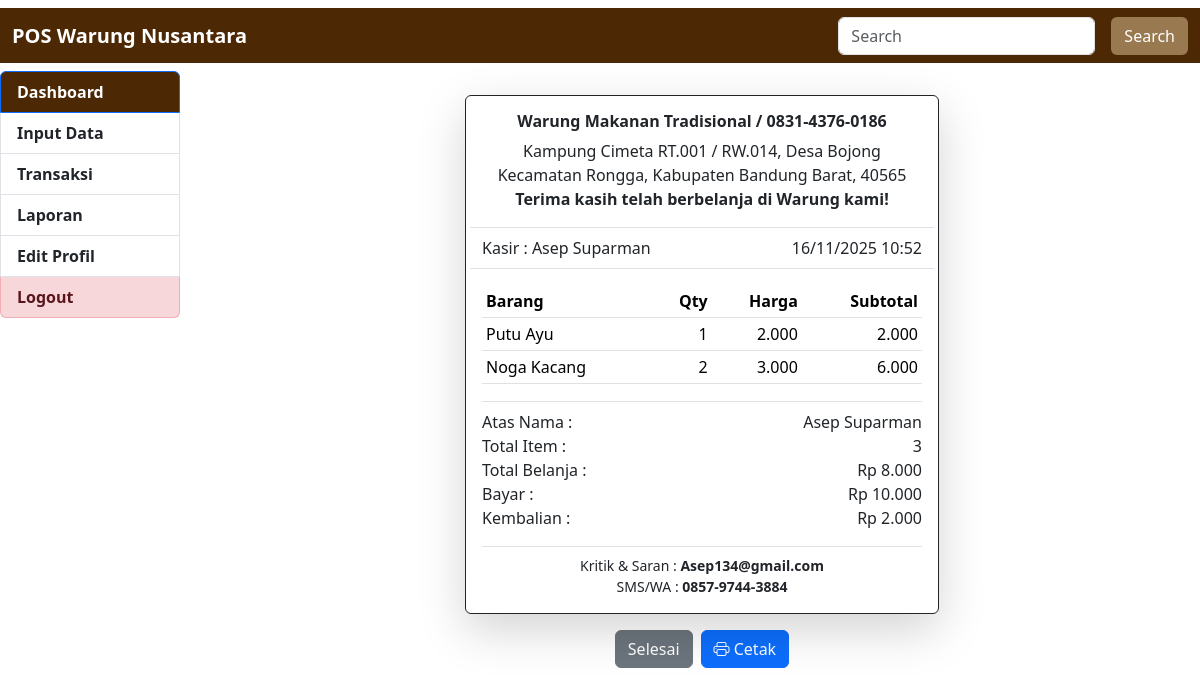
Screenshot of /beranda.php?page=struk_laporan&id=145 (signed in) with the database file from the repository.
### tables this page shows
CREATE TABLE `transaksi` (
  `id_transaksi` int NOT NULL,
  `tanggal` datetime NOT NULL,
  `total_harga` int NOT NULL,
  `bayar` decimal(10,0) NOT NULL,
  `atas_nama` varchar(100) NOT NULL,
  `id_admin` int DEFAULT NULL
);

CREATE TABLE `transaksi_detail` (
  `id_transaksi_detail` int NOT NULL,
  `id_transaksi` int NOT NULL,
  `id_barang` int NOT NULL,
  `jumlah_beli` int NOT NULL,
  `jumlah_total` int NOT NULL
);

CREATE TABLE `barang` (
  `id_barang` int NOT NULL,
  `nama_barang` varchar(255) NOT NULL,
  `kode_barang` varchar(255) NOT NULL,
  `harga_barang` decimal(10,0) NOT NULL,
  `file_gambar` varchar(100) NOT NULL,
  `stok` int NOT NULL,
  `is_delete` tinyint(1) NOT NULL
);

### struk_laporan.php (the view, shortened to what this page needs)
<?php
include 'query/boot.php';
include "query/koneksi.php";
$id_admin = $_SESSION['id_admin'] ?? 0;
$kasir = 'Kasir Tidak Dikenal';
if ($id_admin > 0) {
  $q_admin = mysqli_query($konek, "SELECT nama FROM admin WHERE id_admin='$id_admin'");
  if ($row_admin = mysqli_fetch_assoc($q_admin)) {
    $kasir = $row_admin['nama'];
  }
}
$id_transaksi = $_GET['id'] ?? 0;
$q_transaksi = mysqli_query($konek, "SELECT * FROM transaksi WHERE id_transaksi='$id_transaksi'");
$transaksi   = mysqli_fetch_assoc($q_transaksi);
$q_detail = mysqli_query($konek, "
    SELECT td.*, b.nama_barang, b.harga_barang
    FROM transaksi_detail td
    JOIN barang b ON td.id_barang = b.id_barang
    WHERE td.id_transaksi='{$transaksi['id_transaksi']}'
");
?>
<div id="print" class="container col-md-6 mt-4">
  <div class="card border-dark shadow-lg">
    <div class="card-body">
      <div class="text-center">
        <h6 class="fw-bold">Warung Makanan Tradisional / 0831-4376-0186</h6>
        <p class="mb-0">Kampung Cimeta RT.001 / RW.014, Desa Bojong</p>
        <p class="mb-0">Kecamatan Rongga, Kabupaten Bandung Barat, 40565</p>
        <p class="fw-bold">Terima kasih telah berbelanja di Warung kami!</p>
      </div>
      <div class="row border-top border-bottom py-2">
        <div class="col-6">Kasir : <?= htmlspecialchars($kasir) ?></div>
        <div class="col-6 text-end">
          <?= date('d/m/Y H:i', strtotime($transaksi['tanggal'])) ?>
        </div>
      </div>
      <div class="my-3" style="min-height:100px;">
        <table class="table table-sm">
          <thead>
            <tr>
              <th>Barang</th>
              <th class="text-end">Qty</th>
              <th class="text-end">Harga</th>
              <th class="text-end">Subtotal</th>
            </tr>
          </thead>
          <tbody>
            <?php
            $total_item = 0;
            while ($row = mysqli_fetch_assoc($q_detail)):
              $total_item += $row['jumlah_beli'];
            ?>
              <tr>
                <td><?= htmlspecialchars($row['nama_barang']) ?></td>
                <td class="text-end"><?= $row['jumlah_beli'] ?></td>
                <td class="text-end"><?= number_format($row['harga_barang'], 0, ',', '.') ?></td>
                <td class="text-end"><?= number_format($row['jumlah_total'], 0, ',', '.') ?></td>
              </tr>
            <?php endwhile; ?>
          </tbody>
        </table>
      </div>
      <div class="border-top pt-2">
        <div class="d-flex justify-content-between">
          <span>Atas Nama :</span>
          <span><?= htmlspecialchars($transaksi['atas_nama'] ?? '-') ?></span>
        </div>
        <div class="d-flex justify-content-between">
          <span>Total Item :</span> <span><?= $total_item ?></span>
        </div>
        <div class="d-flex justify-content-between">
          <span>Total Belanja :</span> <span>Rp <?= number_format($transaksi['total_harga'], 0, ',', '.') ?></span>
        </div>
        <div class="d-flex justify-content-between">
          <span>Bayar :</span> <span>Rp <?= number_format($transaksi['bayar'], 0, ',', '.') ?></span>
        </div>
        <div class="d-flex justify-content-between">
          <span>Kembalian :</span> <span>Rp <?= number_format($transaksi['bayar'] - $transaksi['total_harga'], 0, ',', '.') ?></span>
        </div>
      </div>
      <div class="border-top mt-3 text-center pt-2 small">
        <p class="mb-0">Kritik & Saran : <b>Asep134@gmail.com</b></p>
        <p class="mb-0">SMS/WA : <b>0857-9744-3884</b></p>
      </div>
    </div>
  </div>
</div>
<div class="mt-3 d-flex justify-content-center gap-2">
  <a href="?page=laporan" class="btn btn-secondary">Selesai</a>
  <button class="btn btn-primary" onclick="window.print()">
    <i class="bi bi-printer"></i> Cetak
  </button>
</div>

### rows the page displays
transaksi: tanggal "16/11/2025 10:52", atas_nama "Asep Suparman", total_harga "8.000", bayar "10.000", $transaksi['bayar'] - $transaksi['total_harga'] "2.000"
transaksi_detail: id_barang.nama_barang "Putu Ayu", jumlah_beli "1", id_barang.harga_barang "2.000", jumlah_total "2.000"
transaksi_detail: id_barang.nama_barang "Noga Kacang", jumlah_beli "2", id_barang.harga_barang "3.000", jumlah_total "6.000"

### other values shown
$kasir "Asep Suparman"
$total_item "3"
